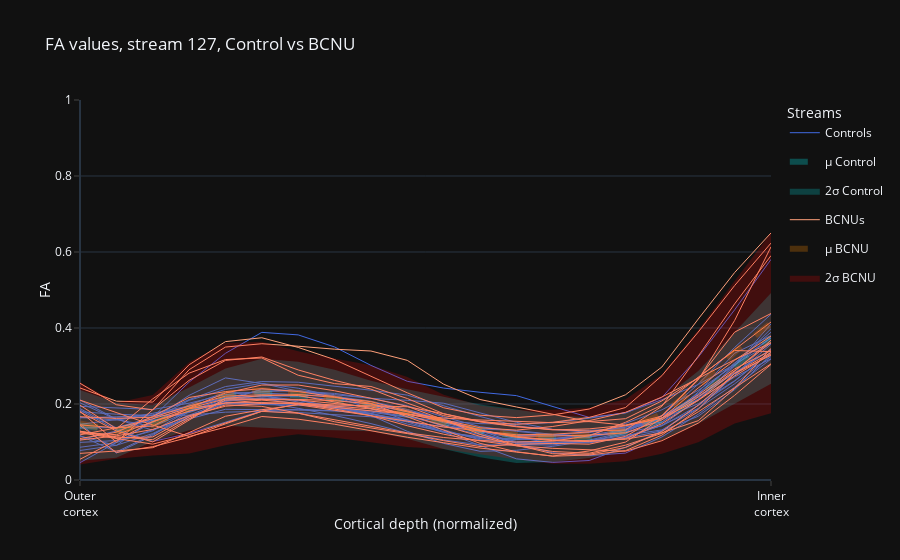

Notebook cell for this chart:
### Code cell
f

### Figure 1 — Plotly figure (JSON) as saved in the notebook; plotly's stock layout.template omitted (floating-point values rounded to 4 significant figures)
{"data": [{"legendgroup": "Controls", "line": {"color": "#4169e1", "width": 1}, "name": "Controls", "opacity": 1, "showlegend": true, "type": "scatter", "x": [0, 1, 2, 3, 4, 5, 6, 7, 8, 9, 10, 11, 12, 13, 14, 15, 16, 17, 18, 19], "y": [0.07766, 0.09145, 0.1224, 0.1686, 0.2008, 0.1986, 0.1959, 0.1944, 0.1746, 0.1472, 0.1278, 0.1117, 0.1073, 0.1072, 0.1137, 0.126, 0.1424, 0.1959, 0.2601, 0.3367]}, {"legendgroup": "Controls", "line": {"color": "#4169e1", "width": 1}, "name": "Controls", "opacity": 1, "showlegend": false, "type": "scatter", "x": [0, 1, 2, 3, 4, 5, 6, 7, 8, 9, 10, 11, 12, 13, 14, 15, 16, 17, 18, 19], "y": [0.106, 0.1289, 0.1604, 0.2096, 0.2385, 0.2544, 0.2415, 0.2201, 0.2019, 0.1827, 0.1603, 0.1306, 0.0968, 0.0948, 0.1021, 0.1124, 0.1434, 0.2132, 0.3021, 0.3982]}, {"legendgroup": "Controls", "line": {"color": "#4169e1", "width": 1}, "name": "Controls", "opacity": 1, "showlegend": false, "type": "scatter", "x": [0, 1, 2, 3, 4, 5, 6, 7, 8, 9, 10, 11, 12, 13, 14, 15, 16, 17, 18, 19], "y": [0.1463, 0.1592, 0.1755, 0.1941, 0.2145, 0.2376, 0.2334, 0.2206, 0.1965, 0.1708, 0.1415, 0.1194, 0.1018, 0.09927, 0.1025, 0.1224, 0.1637, 0.2278, 0.3077, 0.3889]}, {"legendgroup": "Controls", "line": {"color": "#4169e1", "width": 1}, "name": "Controls", "opacity": 1, "showlegend": false, "type": "scatter", "x": [0, 1, 2, 3, 4, 5, 6, 7, 8, 9, 10, 11, 12, 13, 14, 15, 16, 17, 18, 19], "y": [0.1642, 0.1656, 0.1701, 0.1946, 0.2175, 0.2206, 0.2206, 0.2109, 0.1983, 0.1796, 0.1558, 0.124, 0.0961, 0.07168, 0.06424, 0.07085, 0.1132, 0.173, 0.2445, 0.3185]}, {"legendgroup": "Controls", "line": {"color": "#4169e1", "width": 1}, "name": "Controls", "opacity": 1, "showlegend": false, "type": "scatter", "x": [0, 1, 2, 3, 4, 5, 6, 7, 8, 9, 10, 11, 12, 13, 14, 15, 16, 17, 18, 19], "y": [0.1481, 0.07086, 0.1168, 0.1809, 0.207, 0.2144, 0.2002, 0.1942, 0.1963, 0.1822, 0.1508, 0.1265, 0.117, 0.1178, 0.1253, 0.1397, 0.1595, 0.2255, 0.3072, 0.3743]}, {"legendgroup": "Controls", "line": {"color": "#4169e1", "width": 1}, "name": "Controls", "opacity": 1, "showlegend": false, "type": "scatter", "x": [0, 1, 2, 3, 4, 5, 6, 7, 8, 9, 10, 11, 12, 13, 14, 15, 16, 17, 18, 19], "y": [0.0456, 0.09963, 0.1518, 0.1979, 0.2302, 0.2289, 0.2255, 0.2204, 0.2071, 0.1855, 0.16, 0.1321, 0.1122, 0.09707, 0.09783, 0.1117, 0.1439, 0.1885, 0.2532, 0.3249]}, {"legendgroup": "Controls", "line": {"color": "#4169e1", "width": 1}, "name": "Controls", "opacity": 1, "showlegend": false, "type": "scatter", "x": [0, 1, 2, 3, 4, 5, 6, 7, 8, 9, 10, 11, 12, 13, 14, 15, 16, 17, 18, 19], "y": [0.1638, 0.1657, 0.1712, 0.1887, 0.2019, 0.2018, 0.1984, 0.1894, 0.1786, 0.1652, 0.1551, 0.1483, 0.1472, 0.1508, 0.1626, 0.1775, 0.2113, 0.2514, 0.3041, 0.36]}, {"legendgroup": "Controls", "line": {"color": "#4169e1", "width": 1}, "name": "Controls", "opacity": 1, "showlegend": false, "type": "scatter", "x": [0, 1, 2, 3, 4, 5, 6, 7, 8, 9, 10, 11, 12, 13, 14, 15, 16, 17, 18, 19], "y": [0.1879, 0.1372, 0.1567, 0.1775, 0.2091, 0.2163, 0.21, 0.1928, 0.1698, 0.1282, 0.09625, 0.07554, 0.07812, 0.08862, 0.1033, 0.1166, 0.1318, 0.1878, 0.2754, 0.3681]}, {"legendgroup": "Controls", "line": {"color": "#4169e1", "width": 1}, "name": "Controls", "opacity": 1, "showlegend": false, "type": "scatter", "x": [0, 1, 2, 3, 4, 5, 6, 7, 8, 9, 10, 11, 12, 13, 14, 15, 16, 17, 18, 19], "y": [0.2106, 0.1603, 0.1311, 0.1706, 0.2075, 0.2397, 0.2348, 0.2194, 0.1875, 0.1568, 0.1271, 0.109, 0.09898, 0.09846, 0.1017, 0.1098, 0.1295, 0.1678, 0.2377, 0.33]}, {"legendgroup": "Controls", "line": {"color": "#4169e1", "width": 1}, "name": "Controls", "opacity": 1, "showlegend": false, "type": "scatter", "x": [0, 1, 2, 3, 4, 5, 6, 7, 8, 9, 10, 11, 12, 13, 14, 15, 16, 17, 18, 19], "y": [0.2031, 0.1593, 0.1406, 0.1806, 0.208, 0.2224, 0.2052, 0.1885, 0.1747, 0.1524, 0.1252, 0.114, 0.1066, 0.1085, 0.1186, 0.1327, 0.1692, 0.2121, 0.2708, 0.319]}, {"legendgroup": "Controls", "line": {"color": "#4169e1", "width": 1}, "name": "Controls", "opacity": 1, "showlegend": false, "type": "scatter", "x": [0, 1, 2, 3, 4, 5, 6, 7, 8, 9, 10, 11, 12, 13, 14, 15, 16, 17, 18, 19], "y": [0.165, 0.1577, 0.1701, 0.2115, 0.2459, 0.259, 0.2573, 0.247, 0.2363, 0.2234, 0.1953, 0.1672, 0.1424, 0.1327, 0.1307, 0.1353, 0.1526, 0.2094, 0.2999, 0.4108]}, {"legendgroup": "Controls", "line": {"color": "#4169e1", "width": 1}, "name": "Controls", "opacity": 1, "showlegend": false, "type": "scatter", "x": [0, 1, 2, 3, 4, 5, 6, 7, 8, 9, 10, 11, 12, 13, 14, 15, 16, 17, 18, 19], "y": [0.09898, 0.1037, 0.1293, 0.1825, 0.213, 0.2211, 0.2099, 0.1924, 0.1814, 0.1669, 0.1451, 0.1269, 0.1097, 0.1092, 0.118, 0.1488, 0.1846, 0.2361, 0.3016, 0.3743]}, {"legendgroup": "Controls", "line": {"color": "#4169e1", "width": 1}, "name": "Controls", "opacity": 1, "showlegend": false, "type": "scatter", "x": [0, 1, 2, 3, 4, 5, 6, 7, 8, 9, 10, 11, 12, 13, 14, 15, 16, 17, 18, 19], "y": [0.184, 0.1323, 0.1014, 0.1227, 0.1521, 0.1821, 0.1862, 0.1822, 0.1727, 0.1588, 0.1263, 0.09112, 0.0557, 0.04633, 0.0513, 0.08656, 0.1293, 0.1973, 0.2746, 0.3574]}, {"legendgroup": "Controls", "line": {"color": "#4169e1", "width": 1}, "name": "Controls", "opacity": 1, "showlegend": false, "type": "scatter", "x": [0, 1, 2, 3, 4, 5, 6, 7, 8, 9, 10, 11, 12, 13, 14, 15, 16, 17, 18, 19], "y": [0.1937, 0.1889, 0.1856, 0.2022, 0.225, 0.2326, 0.2354, 0.2246, 0.215, 0.2097, 0.2021, 0.1765, 0.1518, 0.1331, 0.1253, 0.1387, 0.1626, 0.2006, 0.2614, 0.3366]}, {"legendgroup": "Controls", "line": {"color": "#4169e1", "width": 1}, "name": "Controls", "opacity": 1, "showlegend": false, "type": "scatter", "x": [0, 1, 2, 3, 4, 5, 6, 7, 8, 9, 10, 11, 12, 13, 14, 15, 16, 17, 18, 19], "y": [0.08622, 0.09848, 0.1327, 0.1607, 0.1861, 0.1858, 0.1839, 0.1816, 0.1752, 0.1557, 0.1319, 0.1057, 0.09258, 0.09217, 0.105, 0.1267, 0.169, 0.2203, 0.2816, 0.3443]}, {"legendgroup": "Controls", "line": {"color": "#4169e1", "width": 1}, "name": "Controls", "opacity": 1, "showlegend": false, "type": "scatter", "x": [0, 1, 2, 3, 4, 5, 6, 7, 8, 9, 10, 11, 12, 13, 14, 15, 16, 17, 18, 19], "y": [0.1795, 0.1732, 0.1697, 0.1706, 0.1785, 0.1808, 0.1776, 0.1723, 0.1664, 0.1539, 0.1401, 0.1343, 0.1301, 0.1202, 0.114, 0.1303, 0.1627, 0.2199, 0.2805, 0.3436]}, {"legendgroup": "Controls", "line": {"color": "#4169e1", "width": 1}, "name": "Controls", "opacity": 1, "showlegend": false, "type": "scatter", "x": [0, 1, 2, 3, 4, 5, 6, 7, 8, 9, 10, 11, 12, 13, 14, 15, 16, 17, 18, 19], "y": [0.137, 0.138, 0.165, 0.2576, 0.3334, 0.3885, 0.3818, 0.3501, 0.3016, 0.2597, 0.2419, 0.2308, 0.2221, 0.1944, 0.1647, 0.1763, 0.2171, 0.3233, 0.4479, 0.5806]}, {"legendgroup": "Controls", "line": {"color": "#4169e1", "width": 1}, "name": "Controls", "opacity": 1, "showlegend": false, "type": "scatter", "x": [0, 1, 2, 3, 4, 5, 6, 7, 8, 9, 10, 11, 12, 13, 14, 15, 16, 17, 18, 19], "y": [0.1167, 0.07401, 0.1201, 0.1659, 0.2038, 0.2043, 0.1887, 0.1698, 0.1483, 0.124, 0.1052, 0.0926, 0.09214, 0.0969, 0.09935, 0.1111, 0.1519, 0.2313, 0.3337, 0.3799]}, {"legendgroup": "Controls", "line": {"color": "#4169e1", "width": 1}, "name": "Controls", "opacity": 1, "showlegend": false, "type": "scatter", "x": [0, 1, 2, 3, 4, 5, 6, 7, 8, 9, 10, 11, 12, 13, 14, 15, 16, 17, 18, 19], "y": [0.1158, 0.09078, 0.1597, 0.2228, 0.2686, 0.2539, 0.2338, 0.2278, 0.2147, 0.1953, 0.1661, 0.1403, 0.1281, 0.1188, 0.1125, 0.1313, 0.1687, 0.2523, 0.3489, 0.4363]}, {"line": {"color": "aqua", "dash": "dash", "width": 6}, "name": "&#956; Control", "opacity": 0.25, "type": "scatter", "y": [0.1437, 0.1313, 0.149, 0.1874, 0.218, 0.2286, 0.2221, 0.2105, 0.1946, 0.1736, 0.1502, 0.1293, 0.1151, 0.1094, 0.1112, 0.1266, 0.1582, 0.2176, 0.2944, 0.3728]}, {"hoverinfo": "none", "line": {"width": 0}, "showlegend": false, "type": "scatter", "x": [0, 1, 2, 3, 4, 5, 6, 7, 8, 9, 10, 11, 12, 13, 14, 15, 16, 17, 18, 19], "y": [0.2367, 0.2038, 0.1968, 0.2435, 0.2931, 0.3193, 0.3114, 0.2901, 0.2611, 0.2386, 0.2191, 0.199, 0.1853, 0.1712, 0.1647, 0.1778, 0.211, 0.287, 0.3886, 0.4923]}, {"fill": "tonexty", "fillcolor": "rgba(0.0, 1.0, 1.0, 0.2)", "line": {"width": 0}, "name": "2&#963; Control", "showlegend": true, "type": "scatter", "x": [0, 1, 2, 3, 4, 5, 6, 7, 8, 9, 10, 11, 12, 13, 14, 15, 16, 17, 18, 19], "y": [0.05068, 0.05887, 0.1011, 0.1312, 0.1428, 0.1379, 0.1328, 0.1308, 0.128, 0.1086, 0.08133, 0.05962, 0.04485, 0.04754, 0.05773, 0.07536, 0.1055, 0.1481, 0.2001, 0.2532]}, {"legendgroup": "BCNUs", "line": {"color": "#ffa07a", "width": 1}, "name": "BCNUs", "opacity": 1, "showlegend": true, "type": "scatter", "x": [0, 1, 2, 3, 4, 5, 6, 7, 8, 9, 10, 11, 12, 13, 14, 15, 16, 17, 18, 19], "y": [0.1666, 0.1621, 0.1652, 0.1946, 0.2207, 0.2243, 0.2224, 0.2048, 0.1882, 0.1734, 0.163, 0.1579, 0.154, 0.1508, 0.1537, 0.1613, 0.2081, 0.2689, 0.3431, 0.4157]}, {"legendgroup": "BCNUs", "line": {"color": "#ffa07a", "width": 1}, "name": "BCNUs", "opacity": 1, "showlegend": false, "type": "scatter", "x": [0, 1, 2, 3, 4, 5, 6, 7, 8, 9, 10, 11, 12, 13, 14, 15, 16, 17, 18, 19], "y": [0.109, 0.1257, 0.1672, 0.2172, 0.2327, 0.2403, 0.2327, 0.2188, 0.2011, 0.1667, 0.1309, 0.09647, 0.07433, 0.06263, 0.06569, 0.07735, 0.118, 0.186, 0.2809, 0.3354]}, {"legendgroup": "BCNUs", "line": {"color": "#ffa07a", "width": 1}, "name": "BCNUs", "opacity": 1, "showlegend": false, "type": "scatter", "x": [0, 1, 2, 3, 4, 5, 6, 7, 8, 9, 10, 11, 12, 13, 14, 15, 16, 17, 18, 19], "y": [0.2102, 0.1772, 0.1447, 0.1146, 0.1388, 0.1671, 0.16, 0.1468, 0.1288, 0.1125, 0.09809, 0.08402, 0.07346, 0.06299, 0.07644, 0.09975, 0.163, 0.2423, 0.3152, 0.3785]}, {"legendgroup": "BCNUs", "line": {"color": "#ffa07a", "width": 1}, "name": "BCNUs", "opacity": 1, "showlegend": false, "type": "scatter", "x": [0, 1, 2, 3, 4, 5, 6, 7, 8, 9, 10, 11, 12, 13, 14, 15, 16, 17, 18, 19], "y": [0.1439, 0.07249, 0.08781, 0.1123, 0.1478, 0.1806, 0.1757, 0.1587, 0.1408, 0.1239, 0.1118, 0.1039, 0.0999, 0.1023, 0.1163, 0.1519, 0.1967, 0.2705, 0.3409, 0.3378]}, {"legendgroup": "BCNUs", "line": {"color": "#ffa07a", "width": 1}, "name": "BCNUs", "opacity": 1, "showlegend": false, "type": "scatter", "x": [0, 1, 2, 3, 4, 5, 6, 7, 8, 9, 10, 11, 12, 13, 14, 15, 16, 17, 18, 19], "y": [0.105, 0.1162, 0.133, 0.1692, 0.1942, 0.2015, 0.2022, 0.1975, 0.195, 0.1927, 0.1745, 0.1548, 0.1411, 0.1319, 0.1345, 0.144, 0.1633, 0.2097, 0.2736, 0.332]}, {"legendgroup": "BCNUs", "line": {"color": "#ffa07a", "width": 1}, "name": "BCNUs", "opacity": 1, "showlegend": false, "type": "scatter", "x": [0, 1, 2, 3, 4, 5, 6, 7, 8, 9, 10, 11, 12, 13, 14, 15, 16, 17, 18, 19], "y": [0.1241, 0.1098, 0.09435, 0.1192, 0.1498, 0.1809, 0.2, 0.1911, 0.183, 0.1731, 0.1565, 0.1315, 0.1138, 0.1054, 0.1034, 0.1072, 0.1242, 0.1561, 0.2411, 0.3466]}, {"legendgroup": "BCNUs", "line": {"color": "#ffa07a", "width": 1}, "name": "BCNUs", "opacity": 1, "showlegend": false, "type": "scatter", "x": [0, 1, 2, 3, 4, 5, 6, 7, 8, 9, 10, 11, 12, 13, 14, 15, 16, 17, 18, 19], "y": [0.179, 0.1287, 0.1, 0.157, 0.2151, 0.2215, 0.2249, 0.2175, 0.2061, 0.1816, 0.1554, 0.1305, 0.1127, 0.1036, 0.1009, 0.1088, 0.1482, 0.2099, 0.286, 0.3679]}, {"legendgroup": "BCNUs", "line": {"color": "#ffa07a", "width": 1}, "name": "BCNUs", "opacity": 1, "showlegend": false, "type": "scatter", "x": [0, 1, 2, 3, 4, 5, 6, 7, 8, 9, 10, 11, 12, 13, 14, 15, 16, 17, 18, 19], "y": [0.1261, 0.1192, 0.1531, 0.1873, 0.2023, 0.2103, 0.2018, 0.1937, 0.1871, 0.171, 0.1422, 0.115, 0.09013, 0.07506, 0.07045, 0.09162, 0.1227, 0.1794, 0.2424, 0.3058]}, {"legendgroup": "BCNUs", "line": {"color": "#ffa07a", "width": 1}, "name": "BCNUs", "opacity": 1, "showlegend": false, "type": "scatter", "x": [0, 1, 2, 3, 4, 5, 6, 7, 8, 9, 10, 11, 12, 13, 14, 15, 16, 17, 18, 19], "y": [0.1284, 0.1137, 0.1062, 0.1612, 0.2103, 0.212, 0.2105, 0.2017, 0.1921, 0.1744, 0.1536, 0.1296, 0.1152, 0.1157, 0.1181, 0.1241, 0.1581, 0.2182, 0.2879, 0.3614]}, {"legendgroup": "BCNUs", "line": {"color": "#ffa07a", "width": 1}, "name": "BCNUs", "opacity": 1, "showlegend": false, "type": "scatter", "x": [0, 1, 2, 3, 4, 5, 6, 7, 8, 9, 10, 11, 12, 13, 14, 15, 16, 17, 18, 19], "y": [0.05459, 0.1046, 0.1541, 0.181, 0.2031, 0.2038, 0.201, 0.1869, 0.1693, 0.1427, 0.1205, 0.1028, 0.08989, 0.08331, 0.07878, 0.07576, 0.1034, 0.1497, 0.2228, 0.3043]}, {"legendgroup": "BCNUs", "line": {"color": "#ffa07a", "width": 1}, "name": "BCNUs", "opacity": 1, "showlegend": false, "type": "scatter", "x": [0, 1, 2, 3, 4, 5, 6, 7, 8, 9, 10, 11, 12, 13, 14, 15, 16, 17, 18, 19], "y": [0.07005, 0.07635, 0.08514, 0.1248, 0.1678, 0.1849, 0.198, 0.184, 0.1697, 0.1548, 0.1393, 0.1287, 0.119, 0.1205, 0.1264, 0.1429, 0.1627, 0.2238, 0.2923, 0.3407]}, {"legendgroup": "BCNUs", "line": {"color": "#ffa07a", "width": 1}, "name": "BCNUs", "opacity": 1, "showlegend": false, "type": "scatter", "x": [0, 1, 2, 3, 4, 5, 6, 7, 8, 9, 10, 11, 12, 13, 14, 15, 16, 17, 18, 19], "y": [0.1284, 0.1108, 0.1133, 0.1658, 0.1976, 0.1937, 0.1759, 0.1533, 0.1369, 0.1221, 0.1035, 0.08807, 0.09377, 0.09633, 0.09425, 0.1147, 0.1698, 0.266, 0.3892, 0.4382]}, {"legendgroup": "BCNUs", "line": {"color": "#ffa07a", "width": 1}, "name": "BCNUs", "opacity": 1, "showlegend": false, "type": "scatter", "x": [0, 1, 2, 3, 4, 5, 6, 7, 8, 9, 10, 11, 12, 13, 14, 15, 16, 17, 18, 19], "y": [0.1189, 0.1372, 0.1613, 0.189, 0.2136, 0.2136, 0.212, 0.2088, 0.2003, 0.1795, 0.158, 0.1374, 0.1313, 0.1409, 0.1562, 0.1782, 0.2184, 0.2678, 0.3166, 0.3614]}, {"legendgroup": "BCNUs", "line": {"color": "#ffa07a", "width": 1}, "name": "BCNUs", "opacity": 1, "showlegend": false, "type": "scatter", "x": [0, 1, 2, 3, 4, 5, 6, 7, 8, 9, 10, 11, 12, 13, 14, 15, 16, 17, 18, 19], "y": [0.145, 0.1373, 0.142, 0.1895, 0.2288, 0.2499, 0.25, 0.2348, 0.2151, 0.1939, 0.1584, 0.1201, 0.0919, 0.06918, 0.06782, 0.08555, 0.1274, 0.1968, 0.28, 0.3286]}, {"legendgroup": "BCNUs", "line": {"color": "#ffa07a", "width": 1}, "name": "BCNUs", "opacity": 1, "showlegend": false, "type": "scatter", "x": [0, 1, 2, 3, 4, 5, 6, 7, 8, 9, 10, 11, 12, 13, 14, 15, 16, 17, 18, 19], "y": [0.1969, 0.1347, 0.2135, 0.2812, 0.3169, 0.3211, 0.2756, 0.2536, 0.2461, 0.2144, 0.1743, 0.1529, 0.14, 0.1329, 0.1287, 0.1316, 0.1939, 0.3259, 0.4635, 0.5905]}, {"legendgroup": "BCNUs", "line": {"color": "#ffa07a", "width": 1}, "name": "BCNUs", "opacity": 1, "showlegend": false, "type": "scatter", "x": [0, 1, 2, 3, 4, 5, 6, 7, 8, 9, 10, 11, 12, 13, 14, 15, 16, 17, 18, 19], "y": [0.2422, 0.2074, 0.205, 0.3032, 0.3642, 0.3743, 0.3489, 0.3168, 0.2731, 0.2294, 0.1901, 0.1705, 0.1642, 0.1714, 0.1867, 0.2243, 0.2974, 0.4236, 0.5459, 0.6501]}, {"legendgroup": "BCNUs", "line": {"color": "#ffa07a", "width": 1}, "name": "BCNUs", "opacity": 1, "showlegend": false, "type": "scatter", "x": [0, 1, 2, 3, 4, 5, 6, 7, 8, 9, 10, 11, 12, 13, 14, 15, 16, 17, 18, 19], "y": [0.1805, 0.1, 0.1853, 0.2622, 0.3147, 0.3237, 0.2896, 0.2621, 0.2393, 0.2022, 0.1694, 0.1536, 0.1467, 0.152, 0.1647, 0.1907, 0.2745, 0.3894, 0.5117, 0.6234]}, {"legendgroup": "BCNUs", "line": {"color": "#ffa07a", "width": 1}, "name": "BCNUs", "opacity": 1, "showlegend": false, "type": "scatter", "x": [0, 1, 2, 3, 4, 5, 6, 7, 8, 9, 10, 11, 12, 13, 14, 15, 16, 17, 18, 19], "y": [0.2545, 0.1981, 0.1845, 0.2902, 0.3499, 0.3586, 0.3521, 0.3443, 0.3395, 0.3148, 0.252, 0.2118, 0.1922, 0.1739, 0.1538, 0.1444, 0.1681, 0.2635, 0.4199, 0.6136]}, {"line": {"color": "darkorange", "dash": "dash", "width": 6}, "name": "&#956; BCNU", "opacity": 0.25, "type": "scatter", "y": [0.1491, 0.1295, 0.1442, 0.19, 0.226, 0.2368, 0.2296, 0.2153, 0.2006, 0.1791, 0.1529, 0.1316, 0.1191, 0.1139, 0.1165, 0.1308, 0.1732, 0.2471, 0.3363, 0.4129]}, {"hoverinfo": "none", "line": {"width": 0}, "showlegend": false, "type": "scatter", "x": [0, 1, 2, 3, 4, 5, 6, 7, 8, 9, 10, 11, 12, 13, 14, 15, 16, 17, 18, 19], "y": [0.2572, 0.2033, 0.2237, 0.31, 0.3606, 0.3641, 0.3391, 0.3196, 0.3022, 0.2712, 0.2241, 0.1959, 0.1842, 0.185, 0.1904, 0.2123, 0.2774, 0.3946, 0.5237, 0.6504]}, {"fill": "tonexty", "fillcolor": "rgba(1.0, 0.5490196078431373, 0.0, 0.2)", "line": {"width": 0}, "name": "2&#963; BCNU", "showlegend": true, "type": "scatter", "x": [0, 1, 2, 3, 4, 5, 6, 7, 8, 9, 10, 11, 12, 13, 14, 15, 16, 17, 18, 19], "y": [0.04094, 0.05579, 0.06466, 0.07, 0.09141, 0.1095, 0.1201, 0.111, 0.09909, 0.08692, 0.08164, 0.06736, 0.05393, 0.04286, 0.04263, 0.0493, 0.06909, 0.09958, 0.1488, 0.1753]}], "layout": {"legend": {"title": {"text": "Streams"}}, "title": {"text": "FA values, stream 127, Control vs BCNU"}, "xaxis": {"ticks": "outside", "ticktext": ["Outer<br />cortex", "Inner<br />cortex"], "tickvals": [0, 19], "title": {"standoff": 0, "text": "Cortical depth (normalized)"}}, "yaxis": {"nticks": 10, "range": [0, 1], "ticks": "outside", "title": {"standoff": 0, "text": "FA"}}}}
